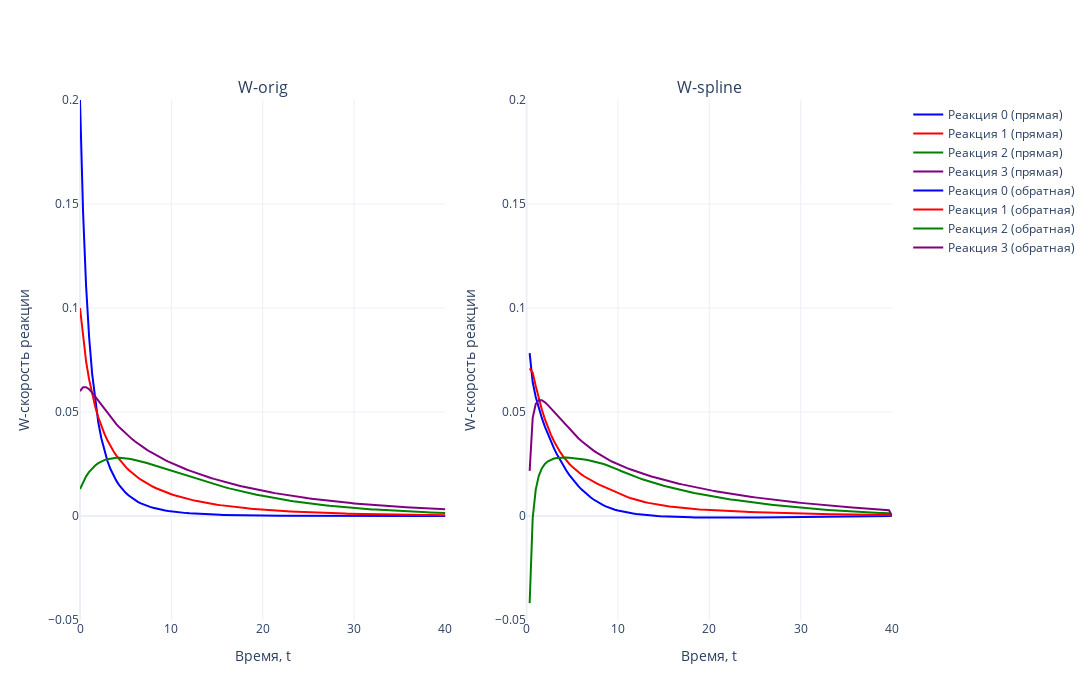

Notebook code cell kept with this figure:
### Markdown cell above
# W - скорости реакций

### Code cell
colors = ['blue', 'red', 'green', 'purple']

# Создаем два подграфика (2 столбца, 1 строка)
fig = make_subplots(rows=1, cols=2, subplot_titles=['W-orig', 'W-spline'])

# Первый график (прямая задача)
for i in range(N_REACTION):  
    fig.add_trace(go.Scatter(
        x=tsteps, 
        y=W_TRUE[i, :], 
        mode='lines', 
        name=f'Реакция {i} (прямая)',
        line=dict(color=colors[i % len(colors)])  # Применяем цвета циклично
    ), row=1, col=1)

# Второй график (обратная задача)
for i in range(N_REACTION):  
    fig.add_trace(go.Scatter(
        x=tsteps, 
        y=W_g_spline[i, :], 
        mode='lines', 
        name=f'Реакция {i} (обратная)',
        line=dict(color=colors[i % len(colors)])  # Применяем цвета циклично
    ), row=1, col=2)

# Настройки общего макета
fig.update_layout(
    template='plotly_white',
    width=1400,  # Общая ширина холста
    height=700,  # Высота холста
    showlegend=True
)

# Ограничение оси Y
fig.update_yaxes(range=[-0.05, 0.2], title_text='W-скорость реакции', row=1, col=1)
fig.update_yaxes(range=[-0.05, 0.2], title_text='W-скорость реакции', row=1, col=2)

# Подписи оси X
fig.update_xaxes(title_text='Время, t', row=1, col=1)
fig.update_xaxes(title_text='Время, t', row=1, col=2)

# Отображение графика
fig.show()
